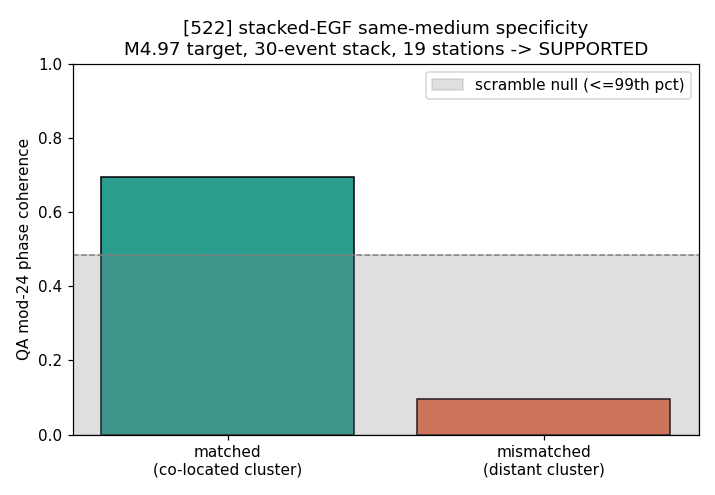

The Python source for this figure:
#!/usr/bin/env python3
# QA_COMPLIANCE = "observer=stacked_cross_spectral_phase_to_QA mod24; qa_neg=conjugation=time reversal; coherence is observer readout (Theorem NT)"
# RT1_OBSERVER_FILE: seismic cross-spectral phases are observer-layer projections, not QA state.
"""
Cert [522] STACKED-EGF specificity test on REAL data -- significance push.

The single-EGF test (qa_seismic_egf_specificity.py) recovered the same-medium
specificity DIRECTION (co-located 0.331 vs distant 0.067) but the matched coherence
did not clear individual significance: the one co-located EGF still sat 3.2 km from T,
leaving a station-dependent residual phase.

Fix: STACK a CLUSTER of co-located aftershocks. Each aftershock E_k has offset phase
~2*pi*f*(dist(T,i)-dist(E_k,i))/v at station i; for aftershocks scattered around T the
offset vectors point different ways, so averaging exp(i*offset) over k converges to a
station-INDEPENDENT residual (~0) -> the stacked matched phase re-coheres, while SNR
improves. Per event we remove the station-independent global phase (source/origin
term) before stacking. The distant cluster (wrong patch) stays decoherent.

  Phi_i^k   = angle( sum_band R_i^T * conj(R_i^{E_k}) )
  r_i^k     = exp( i*(Phi_i^k - global_k) ),  global_k = circular mean over stations
  stack_i   = sum_k r_i^k  (matched: co-located cluster; mismatched: distant cluster)
  C         = | (1/N) sum_i exp(2*pi*i*(Q(angle stack_i)-1)/24) |,  Q in {1..24}.
qa_neg (conjugation) is the time reversal; mod-24 is the QA observer projection.

Pre-registered, honest either way. Theorem NT: phases + band are observer inputs; the
QA phase is an integer mod 24; the coherence is an observer readout.
"""
from __future__ import annotations
import json
from pathlib import Path

import numpy as np
from obspy import read, UTCDateTime

DATA = Path("data/seismic_egf_stack")
M = 24
FS = 20.0
WIN_S = 50.0
BAND = (0.5, 2.0)
SNR_MIN = 2.0
KMIN = 3                 # a station must have >= this many contributing matched events
N_NULL = 5000
RNG = np.random.default_rng(522)

PREREG = {
    "primary": "C_matched > C_mismatched (co-located cluster focuses, distant cluster does not)",
    "matched_significant_p": 0.01,
    "mismatched_null_min_p": 0.05,
    "band_hz": list(BAND), "win_s": WIN_S, "fs_hz": FS, "modulus": M, "kmin_events": KMIN,
    "n_null": N_NULL, "note": "stacked co-located EGF cluster; criteria fixed before run",
}


def qmod(n):
    return ((np.asarray(n, np.int64) - 1) % M) + 1


def prep(tr, origin):
    tr = tr.copy(); tr.detrend("demean"); tr.detrend("linear")
    tr.trim(origin, origin + WIN_S, pad=True, fill_value=0.0)
    tr.resample(FS); tr.detrend("demean"); tr.taper(0.05)
    tr.filter("bandpass", freqmin=BAND[0], freqmax=BAND[1], corners=4, zerophase=True)
    n = int(WIN_S * FS)
    d = tr.data.astype(float)[:n]
    return np.pad(d, (0, n - d.size)) if d.size < n else d


def snr(tr, origin):
    tr = tr.copy(); tr.detrend("demean"); tr.detrend("linear")
    tr.trim(origin - 8.0, origin + 42.0, pad=True, fill_value=0.0)
    tr.resample(FS); tr.taper(0.05)
    tr.filter("bandpass", freqmin=BAND[0], freqmax=BAND[1], corners=4, zerophase=True)
    d = tr.data.astype(float); ns = int(8.0 * FS)
    rn = np.sqrt(np.mean(d[:ns] * d[:ns])) + 1e-12
    return float(np.sqrt(np.mean(d[ns:] * d[ns:])) / rn)


def main():
    man = json.loads((DATA / "manifest.json").read_text())
    n = int(WIN_S * FS)
    freqs = np.fft.rfftfreq(n, 1.0 / FS)
    band = (freqs >= BAND[0]) & (freqs <= BAND[1])

    def load(tag):
        st = read(str(DATA / f"{tag}.mseed"))
        return {f"{tr.stats.network}.{tr.stats.station}": tr for tr in st}

    Tst = load(man["T"]["tag"]); oT = UTCDateTime(man["T"]["origin_time"])
    # cache T spectra + SNR per station
    T_spec, T_ok = {}, {}
    for c, tr in Tst.items():
        T_ok[c] = snr(tr, oT) >= SNR_MIN
        T_spec[c] = np.fft.rfft(prep(tr, oT))[band]

    def event_phasors(ev):
        """Referenced unit phasor r_i (global phase removed) per station for one EGF."""
        st = load(ev["tag"]); o = UTCDateTime(ev["origin_time"])
        phi = {}
        for c, tr in st.items():
            if c not in T_spec or not T_ok.get(c) or snr(tr, o) < SNR_MIN:
                continue
            R = np.fft.rfft(prep(tr, o))[band]
            cs = np.sum(T_spec[c] * np.conj(R))
            phi[c] = np.angle(cs)
        if len(phi) < 3:
            return {}
        gk = np.angle(np.sum([np.exp(1j * p) for p in phi.values()]))   # circular-mean global phase
        return {c: np.exp(1j * (p - gk)) for c, p in phi.items()}

    def stack(events):
        acc, cnt = {}, {}
        for ev in events:
            for c, r in event_phasors(ev).items():
                acc[c] = acc.get(c, 0j) + r
                cnt[c] = cnt.get(c, 0) + 1
        return acc, cnt

    acc_m, cnt_m = stack(man["matched"])
    acc_x, cnt_x = stack(man["mismatched"])

    # Evaluate each on ITS OWN station set (significance needs many stations -> a low
    # null; the single distant control must not throttle the matched station count).
    def coherence(phi, N, quantize=True):
        if quantize:
            q = qmod(np.rint(phi * M / (2.0 * np.pi)).astype(np.int64))
            phi = 2.0 * np.pi * (q - 1) / M
        return float(np.abs(np.sum(np.exp(1j * phi))) / N)

    def evaluate(acc, cnt, kmin):
        codes = sorted(c for c in acc if cnt.get(c, 0) >= kmin)
        phi = np.array([np.angle(acc[c]) for c in codes])
        n = len(codes)
        C = coherence(phi, n); Cf = coherence(phi, n, False)
        null = np.array([coherence(RNG.uniform(-np.pi, np.pi, size=n), n) for _ in range(N_NULL)])
        p = float((np.sum(null >= C) + 1) / (N_NULL + 1))
        return codes, C, Cf, p, null

    codes_m, C_match, C_match_full, p_match, null = evaluate(acc_m, cnt_m, KMIN)
    codes_x, C_mis, C_mis_full, p_mis, null_x = evaluate(acc_x, cnt_x, 1)
    N = len(codes_m)
    if N < 8:
        raise SystemExit(f"only {N} matched stations (KMIN={KMIN}); lower KMIN or SNR")

    print(f"STACKED-EGF specificity -- target M{man['T']['magnitude']}, "
          f"{len(man['matched'])} matched + {len(man['mismatched'])} mismatched events; "
          f"matched on {N} stations (>= {KMIN} events), mismatched on {len(codes_x)}, "
          f"band {BAND[0]}-{BAND[1]} Hz")
    print(f"PRE-REGISTERED: {json.dumps(PREREG)}\n")
    print(f"[MATCHED]    co-located cluster  C={C_match:.3f} (full {C_match_full:.3f})  null p={p_match:.4f}")
    print(f"[MISMATCHED] distant cluster     C={C_mis:.3f} (full {C_mis_full:.3f})  null p={p_mis:.4f}")
    print(f"  null: {null.mean():.3f}+/-{null.std():.3f} (95th pct {np.percentile(null,95):.3f}, "
          f"99th {np.percentile(null,99):.3f})")

    specificity = bool(C_match > C_mis)
    matched_sig = bool(p_match < PREREG["matched_significant_p"])
    mismatched_null = bool(p_mis >= PREREG["mismatched_null_min_p"])
    verdict = ("SUPPORTED" if (specificity and matched_sig and mismatched_null)
               else "PARTIAL" if (specificity and matched_sig) else "NOT_SUPPORTED")
    print(f"\nDECISION (pre-registered): specificity={specificity}, matched_significant "
          f"(p<{PREREG['matched_significant_p']})={matched_sig}, mismatched~null={mismatched_null} "
          f"-> {verdict}")

    results = {
        "target": man["T"], "n_matched_events": len(man["matched"]),
        "n_mismatched_events": len(man["mismatched"]),
        "n_matched_stations": N, "n_mismatched_stations": len(codes_x),
        "matched_stations": codes_m, "pre_registration": PREREG,
        "matched": {"coherence": C_match, "coherence_full": C_match_full, "scramble_p": p_match},
        "mismatched": {"coherence": C_mis, "coherence_full": C_mis_full, "scramble_p": p_mis},
        "null": {"mean": float(null.mean()), "std": float(null.std()),
                 "pct95": float(np.percentile(null, 95)), "pct99": float(np.percentile(null, 99))},
        "decision": {"specificity": specificity, "matched_significant": matched_sig,
                     "mismatched_is_null": mismatched_null, "verdict": verdict},
    }
    out = Path("results/seismic"); out.mkdir(parents=True, exist_ok=True)
    (out / "qa_seismic_egf_stack_results.json").write_text(json.dumps(results, indent=2))
    print("\nsaved -> results/seismic/qa_seismic_egf_stack_results.json")

    try:
        import matplotlib; matplotlib.use("Agg")
        import matplotlib.pyplot as plt
        fig, ax = plt.subplots(figsize=(6.5, 4.5))
        ax.bar(["matched\n(co-located cluster)", "mismatched\n(distant cluster)"], [C_match, C_mis],
               color=["#2a9d8f", "#e76f51"], edgecolor="k")
        ax.axhspan(0, np.percentile(null, 99), color="gray", alpha=0.25, label="scramble null (<=99th pct)")
        ax.axhline(np.percentile(null, 99), color="gray", ls="--", lw=1)
        ax.set_ylabel("QA mod-24 phase coherence"); ax.set_ylim(0, 1)
        ax.set_title(f"[522] stacked-EGF same-medium specificity\nM{man['T']['magnitude']} target, "
                     f"{len(man['matched'])}-event stack, {N} stations -> {verdict}")
        ax.legend()
        fig.tight_layout(); fig.savefig("qa_seismic_egf_stack.png", dpi=110)
        print("saved -> qa_seismic_egf_stack.png")
    except Exception as e:  # noqa: BLE001
        print(f"(figure skipped: {e})")


if __name__ == "__main__":
    main()
